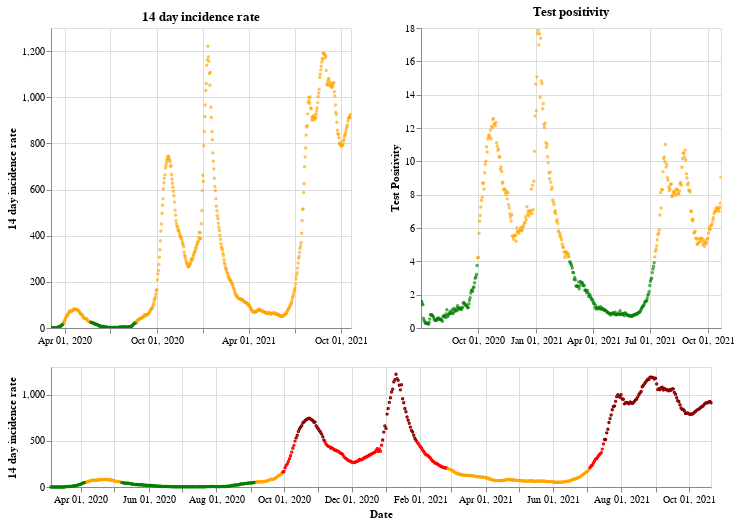

The notebook cell this image was saved under:
### Markdown cell above
## Northern Ireland

### Code cell
plot_traffic_light('Northern Ireland')

### Figure 1 — Vega-Lite specification as saved in the notebook (floating-point values rounded to 4 significant figures; data arrays with more than 128 entries replaced by an {"elided": "..."} marker saying what was removed)
{"config": {"view": {"continuousWidth": 400, "continuousHeight": 300}}, "vconcat": [{"hconcat": [{"mark": {"type": "point", "size": 2}, "encoding": {"color": {"condition": {"value": "green", "test": "(datum.twoWeeklyCasesRate <= 25)"}, "value": "orange"}, "tooltip": [{"type": "nominal", "field": "areaName"}, {"type": "temporal", "field": "date"}, {"type": "quantitative", "field": "twoWeeklyCasesRate"}, {"type": "quantitative", "field": "testPositivity"}], "x": {"type": "temporal", "axis": {"title": ""}, "field": "date", "scale": {"domain": {"selection": "DateBrush"}}, "timeUnit": "yearmonthdate"}, "y": {"type": "quantitative", "axis": {"title": "14 day incidence rate"}, "field": "twoWeeklyCasesRate"}}, "title": "14 day incidence rate", "width": 300}, {"mark": {"type": "point", "size": 2}, "encoding": {"color": {"condition": {"value": "green", "test": "(datum.testPositivity <= 4)"}, "value": "orange"}, "tooltip": [{"type": "nominal", "field": "areaName"}, {"type": "temporal", "field": "date"}, {"type": "quantitative", "field": "twoWeeklyCasesRate"}, {"type": "quantitative", "field": "testPositivity"}], "x": {"type": "temporal", "axis": {"title": ""}, "field": "date", "scale": {"domain": {"selection": "DateBrush"}}, "timeUnit": "yearmonthdate"}, "y": {"type": "quantitative", "axis": {"title": "Test Positivity"}, "field": "testPositivity"}}, "title": "Test positivity", "width": 300}]}, {"layer": [{"mark": {"type": "point", "size": 2}, "encoding": {"color": {"condition": {"value": "orange", "test": "(((datum.testPositivity < 4) && (datum.twoWeeklyCasesRate >= 50)) && (datum.twoWeeklyCasesRate < 200))"}, "value": "red"}, "opacity": {"condition": {"value": 1, "test": "((datum.twoWeeklyCasesRate >= 50) && (datum.twoWeeklyCasesRate < 500))"}, "value": 0}, "tooltip": [{"type": "nominal", "field": "areaName"}, {"type": "temporal", "field": "date"}, {"type": "quantitative", "field": "twoWeeklyCasesRate"}, {"type": "quantitative", "field": "testPositivity"}], "x": {"type": "temporal", "axis": {"title": "Date"}, "field": "date", "timeUnit": "yearmonthdate"}, "y": {"type": "quantitative", "axis": {"title": "14 day incidence rate"}, "field": "twoWeeklyCasesRate"}}, "selection": {"DateBrush": {"type": "interval", "encodings": ["x"], "fields": ["Time"]}}}, {"mark": {"type": "point", "size": 2}, "encoding": {"color": {"value": "darkred"}, "opacity": {"condition": {"value": 1, "test": "(datum.twoWeeklyCasesRate >= 500)"}, "value": 0}, "tooltip": [{"type": "nominal", "field": "areaName"}, {"type": "temporal", "field": "date"}, {"type": "quantitative", "field": "twoWeeklyCasesRate"}, {"type": "quantitative", "field": "testPositivity"}], "x": {"type": "temporal", "axis": {"title": "Date"}, "field": "date", "timeUnit": "yearmonthdate"}, "y": {"type": "quantitative", "axis": {"title": "14 day incidence rate"}, "field": "twoWeeklyCasesRate"}}}, {"mark": {"type": "point", "size": 2}, "encoding": {"color": {"condition": {"value": "green", "test": "((datum.testPositivity < 4) && (datum.twoWeeklyCasesRate < 50))"}, "value": "orange"}, "opacity": {"condition": {"value": 1, "test": "(datum.twoWeeklyCasesRate < 50)"}, "value": 0}, "tooltip": [{"type": "nominal", "field": "areaName"}, {"type": "temporal", "field": "date"}, {"type": "quantitative", "field": "twoWeeklyCasesRate"}, {"type": "quantitative", "field": "testPositivity"}], "x": {"type": "temporal", "axis": {"title": "Date"}, "field": "date", "timeUnit": "yearmonthdate"}, "y": {"type": "quantitative", "axis": {"title": "14 day incidence rate"}, "field": "twoWeeklyCasesRate"}}}], "height": 120, "width": 660}], "data": {"name": "data-4455d9c7c5c60ce9e51882b5dda8e82c"}, "$schema": "https://vega.github.io/schema/vega-lite/v4.8.1.json", "datasets": {"data-4455d9c7c5c60ce9e51882b5dda8e82c": {"elided": "596 records"}}}
